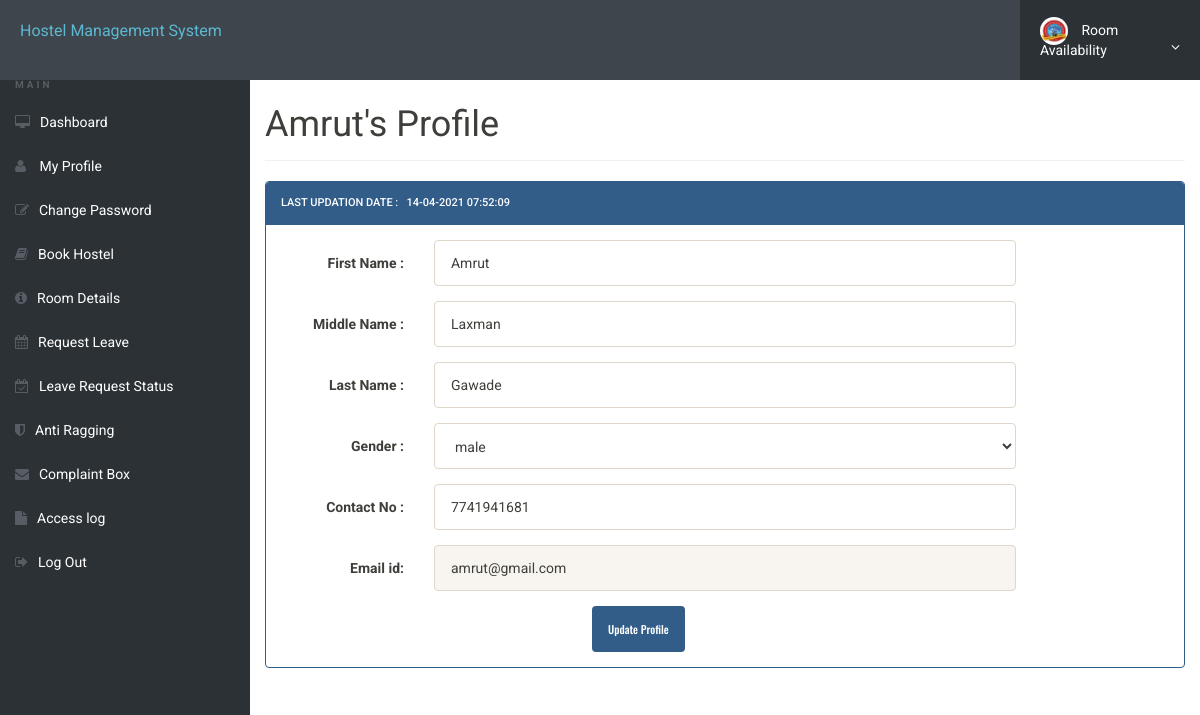
Screenshot of /my-profile.php (signed in) with the database file from the repository.
### tables this page shows
CREATE TABLE `userregistration` (
  `id` int(11) NOT NULL,
  `firstName` varchar(255) NOT NULL,
  `middleName` varchar(255) NOT NULL,
  `lastName` varchar(255) NOT NULL,
  `course` varchar(50) NOT NULL,
  `gender` varchar(255) NOT NULL,
  `contactNo` bigint(10) NOT NULL,
  `email` varchar(255) NOT NULL,
  `password` varchar(255) NOT NULL,
  `regDate` timestamp NOT NULL DEFAULT current_timestamp(),
  `updationDate` varchar(45) NOT NULL,
  `passUdateDate` varchar(45) NOT NULL
);

### my-profile.php (the view, shortened to what this page needs)
<?php
include('includes/config.php');
?>
<!doctype html>
<html lang="en" class="no-js">
<head>
	<link rel="stylesheet" href="css/font-awesome.min.css">
	<link rel="stylesheet" href="css/bootstrap.min.css">
	<link rel="stylesheet" href="css/dataTables.bootstrap.min.css">>
	<link rel="stylesheet" href="css/bootstrap-social.css">
	<link rel="stylesheet" href="css/bootstrap-select.css">
	<link rel="stylesheet" href="css/fileinput.min.css">
	<link rel="stylesheet" href="css/awesome-bootstrap-checkbox.css">
	<link rel="stylesheet" href="css/style.css">
</head>
<body>
	<?php include('includes/header.php');?>
	<div class="ts-main-content">
		<?php include('includes/sidebar.php');?>
		<div class="content-wrapper">
			<div class="container-fluid">
	<?php
$aid=$_SESSION['id'];
	$ret="select * from userregistration where id=?";
		$stmt= $mysqli->prepare($ret) ;
	 $stmt->bind_param('i',$aid);
	 $stmt->execute() ;
	 $res=$stmt->get_result();
	   while($row=$res->fetch_object())
	  {
	  	?>
				<div class="row">
					<div class="col-md-12">
						<h1 class="page-title"><?php echo $row->firstName;?>'s&nbsp;Profile </h1>
						<div class="row">
							<div class="col-md-12">
								<div class="panel panel-primary">
									<div class="panel-heading">
Last Updation date : &nbsp; <?php echo $row->updationDate;?>
</div>
<div class="panel-body">
<form method="post" action="" name="registration" class="form-horizontal" onSubmit="return valid();">
<div class="form-group">
<label class="col-sm-2 control-label">First Name : </label>
<div class="col-sm-8">
<input type="text" name="fname" id="fname"  class="form-control" value="<?php echo $row->firstName;?>"   required="required" >
</div>
</div>
<div class="form-group">
<label class="col-sm-2 control-label">Middle Name : </label>
<div class="col-sm-8">
<input type="text" name="mname" id="mname"  class="form-control" value="<?php echo $row->middleName;?>"  >
</div>
</div>
<div class="form-group">
<label class="col-sm-2 control-label">Last Name : </label>
<div class="col-sm-8">
<input type="text" name="lname" id="lname"  class="form-control" value="<?php echo $row->lastName;?>" required="required">
</div>
</div>
<div class="form-group">
<label class="col-sm-2 control-label">Gender : </label>
<div class="col-sm-8">
<select name="gender" class="form-control" required="required">
<option value="<?php echo $row->gender;?>"><?php echo $row->gender;?></option>
</select>
</div>
</div>
<div class="form-group">
<label class="col-sm-2 control-label">Contact No : </label>
<div class="col-sm-8">
<input type="text" name="contact" id="contact"  class="form-control" maxlength="10" value="<?php echo $row->contactNo;?>" required="required">
</div>
</div>
<div class="form-group">
<label class="col-sm-2 control-label">Email id: </label>
<div class="col-sm-8">
<input type="email" name="email" id="email"  class="form-control" value="<?php echo $row->email;?>" readonly>
</div>
</div>
<?php } ?>
<div class="col-sm-6 col-sm-offset-4">
<input type="submit" name="update" Value="Update Profile" class="btn btn-primary">
</div>
</form>
									</div>
									</div>
								</div>
							</div>
						</div>
							</div>
						</div>
					</div>
				</div>
</body>
</html>

### css/style.css (style rules this page uses)
html { font-size: 14px; }
@media only screen and (min-width: 480px) { html { font-size: 17px; } }
@media only screen and (min-width: 768px) { html { font-size: 14px; } }
body { font-size: 1em; }
.btn { font-family: 'Oswald', sans-serif; }
.panel { overflow: hidden; }
.btn { text-transform: none; }
.page-title { padding-bottom: 15px; margin-bottom: 20px; border-bottom: 1px solid #f0f0f0; }
.ts-main-content .content-wrapper { padding-top: 15px; margin-top: 50px; }
@media only screen and (min-width: 992px) { .ts-main-content .content-wrapper { margin-left: 250px; } }

### rows the page displays
userregistration: firstName "Amrut", updationDate "14-04-2021 07:52:09", fname "Amrut", mname "Laxman", lname "Gawade", gender "male", contact "7741941681", email "amrut@gmail.com"
